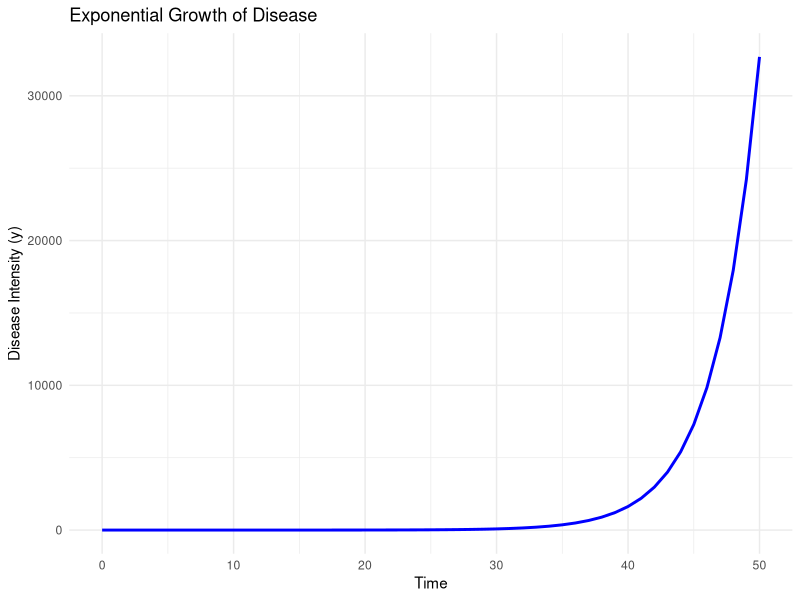
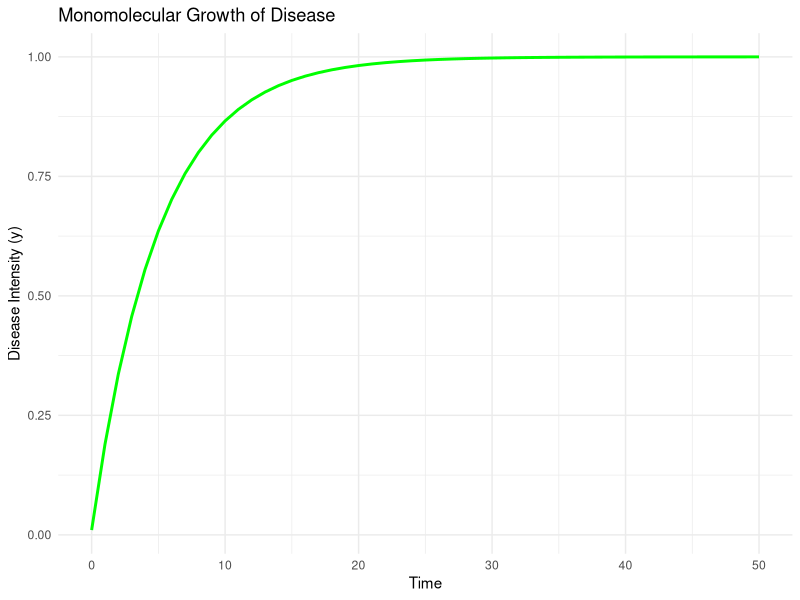
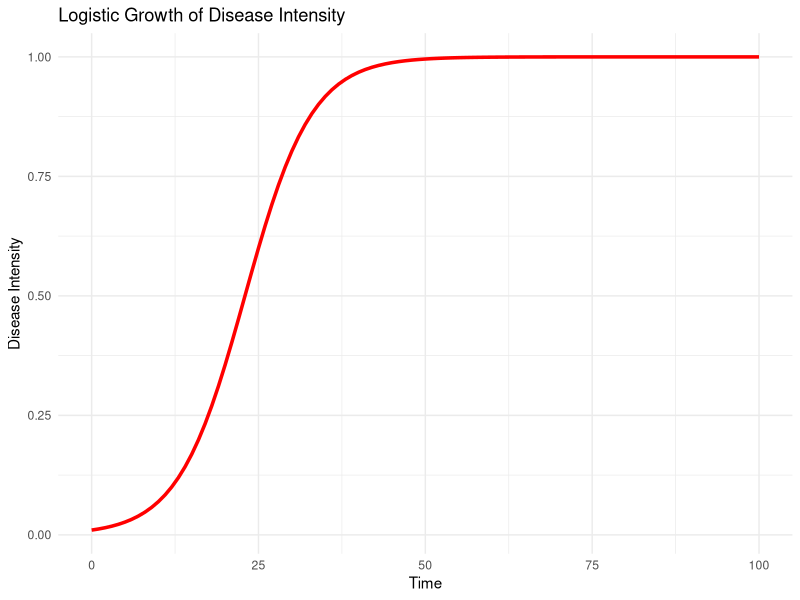

Recreate these plots in R, in order.
## ---- chunk 1
#สร้างกราฟสำหรับ Exponential Model 
library(ggplot2) 
# ค่าพารามิเตอร์ 
r_E <- 0.3 
# อัตราการเพิ่มขึ้น 
initial_y <- 0.01 
# ค่าความชุกเริ่มต้น 
time <- seq(0, 50, by = 1) 
# ช่วงเวลา 
y <- initial_y * exp(r_E * time) 
# คำนวณค่า y ตาม exponential model 
# สร้าง data frame สำหรับกราฟ 
data <- data.frame(time = time, y = y) 
# สร้างกราฟด้วย ggplot2 

ggplot(data, aes(x = time, y = y)) + 
  geom_line(color = "blue", size = 1) + 
  labs( title = "Exponential Growth of Disease", x = "Time", y = "Disease Intensity (y)" ) + 
  theme_minimal()
## ---- chunk 2
#สร้างกราฟสำหรับ Monomolecular Model
library(ggplot2)
# ค่าพารามิเตอร์
r_M <- 0.2
# อัตราการติดเชื้อเริ่มต้น
initial_y <- 0.01
# ค่าความชุกเริ่มต้น
time <- seq(0, 50, by = 1)
# ช่วงเวลา
y <- 1 - (1 - initial_y) * exp(-r_M * time)
# คำนวณค่า y ตาม monomolecular model

# สร้าง data frame สำหรับกราฟ
data <- data.frame(time = time, y = y)

# สร้างกราฟด้วย ggplot2
ggplot(data, aes(x = time, y = y)) +
  geom_line(color = "green", size = 1) +
  labs(title = "Monomolecular Growth of Disease", x = "Time", y = "Disease Intensity (y)") +
  theme_minimal()
## ---- chunk 3
# Logistic Model Graph in R
library(ggplot2)

# Parameters for the Logistic Model
r_L <- 0.2  # Logistic growth rate
initial_y <- 0.01  # Initial disease intensity
time <- seq(0, 100, by = 1)  # Time sequence

# Calculate disease intensity using the logistic model
y <- 1 / (1 + ((1 - initial_y) / initial_y) * exp(-r_L * time))

# Create a data frame for plotting
data <- data.frame(Time = time, Intensity = y)

# Plot the Logistic Model
ggplot(data, aes(x = Time, y = Intensity)) +
  geom_line(color = "red", size = 1.2) +
  labs(
    title = "Logistic Growth of Disease Intensity",
    x = "Time",
    y = "Disease Intensity"
  ) +
  theme_minimal()

